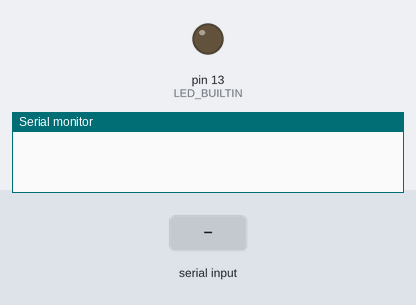
This sketch was run on a simulated Arduino Uno, built with avr-gcc and run on an emulated ATmega328P. Parts: output pins drawn as LEDs (lit = HIGH), the last lines printed to the serial monitor. The test bench sets the inputs (shaded band).

Above: at 1.2 s.
1.3 s: "1" received over Serial
At 1.7 s:
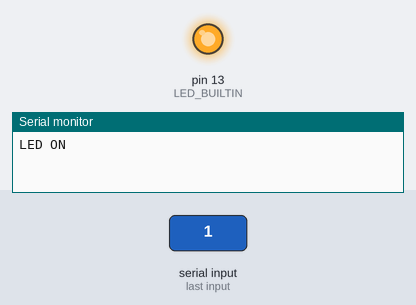
2.8 s: "0" received over Serial
At 4.1 s:
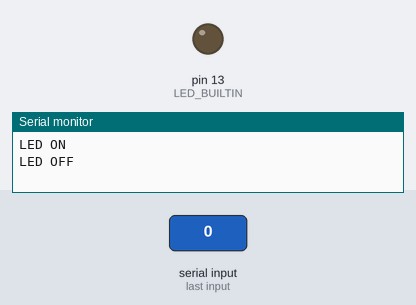
Timing chart, 0 to 5.8 s (numbered marks = the images above; inputs shaded):
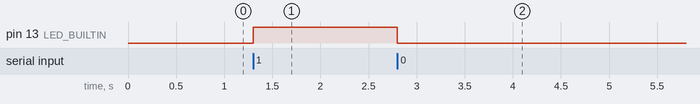

Measured:
- after the input at 1.3 s, pin 13 (LED_BUILTIN): LOW → HIGH at once
- after the input at 2.8 s, pin 13 (LED_BUILTIN): HIGH → LOW at once

The sketch:

led_encender_pulsador.ino
```cpp
void setup() {
  //Inicializar el pin digital LED_BUILTIN como salida
  pinMode(LED_BUILTIN,OUTPUT);
  Serial.begin(9600);
}
//La funcion bucle se ejecuta una y otra vez para siempre

void loop() {
  if(Serial.available()>0)
  {
    char letter = Serial.read();
    if(letter == '1'){
    digitalWrite(LED_BUILTIN,HIGH);//Enciende el LED (HIGH es el nivel de tension)
    Serial.println("LED ON");
    delay(1000);}
    else if(letter=='0'){
    digitalWrite(LED_BUILTIN,LOW);//Apaga el LED (haciendo que la tension sea baja)
    delay(1000);//Espera un segundo
    Serial.println("LED OFF");
    }
    }
}
```
